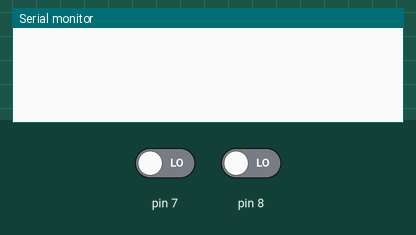
Recording of a sketch running on a simulated Arduino Uno, built with avr-gcc and run on an emulated ATmega328P. Parts: the last lines printed to the serial monitor. The test bench sets the inputs (shaded band); at power-on: pin 7 LOW, pin 8 LOW.

Above: at 1.2 s.
1.3 s: pin 7 driven HIGH
At 1.37 s:
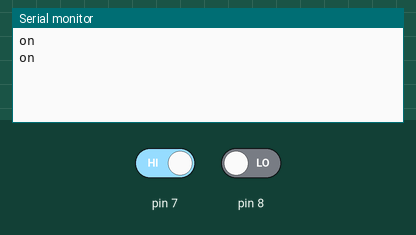
3.2 s: pin 8 driven HIGH
At 3.27 s:
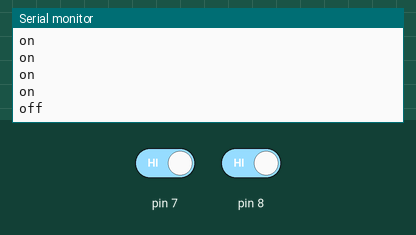

The sketch:

IRremoteCopyCat.ino
```cpp
// (licence header left out)
#include <IRremote.h>

IRsend irsend;

void setup()
{
  Serial.begin(9600);
  pinMode(7,INPUT);
  pinMode(8,INPUT);
}

void loop() {
	/*for (int i = 0; i < 3; i++) {
		irsend.sendSony(0xa90, 12);
		delay(40);
	}*/
 if(digitalRead(7) == HIGH){
  Serial.println("on");
  irsend.sendNEC(0x1FE58A7,32);

 }
 if(digitalRead(8) == HIGH){
  Serial.println("off");
  irsend.sendNEC(0x1FEA05F,32);

 }
	//delay(5000); //5 second delay between each signal burst
}
```

Measured:
- after the input at 1.3 s, the serial monitor: prints a new line at once (image 1)
- after the input at 3.2 s, the serial monitor: prints a new line at once (image 2)
